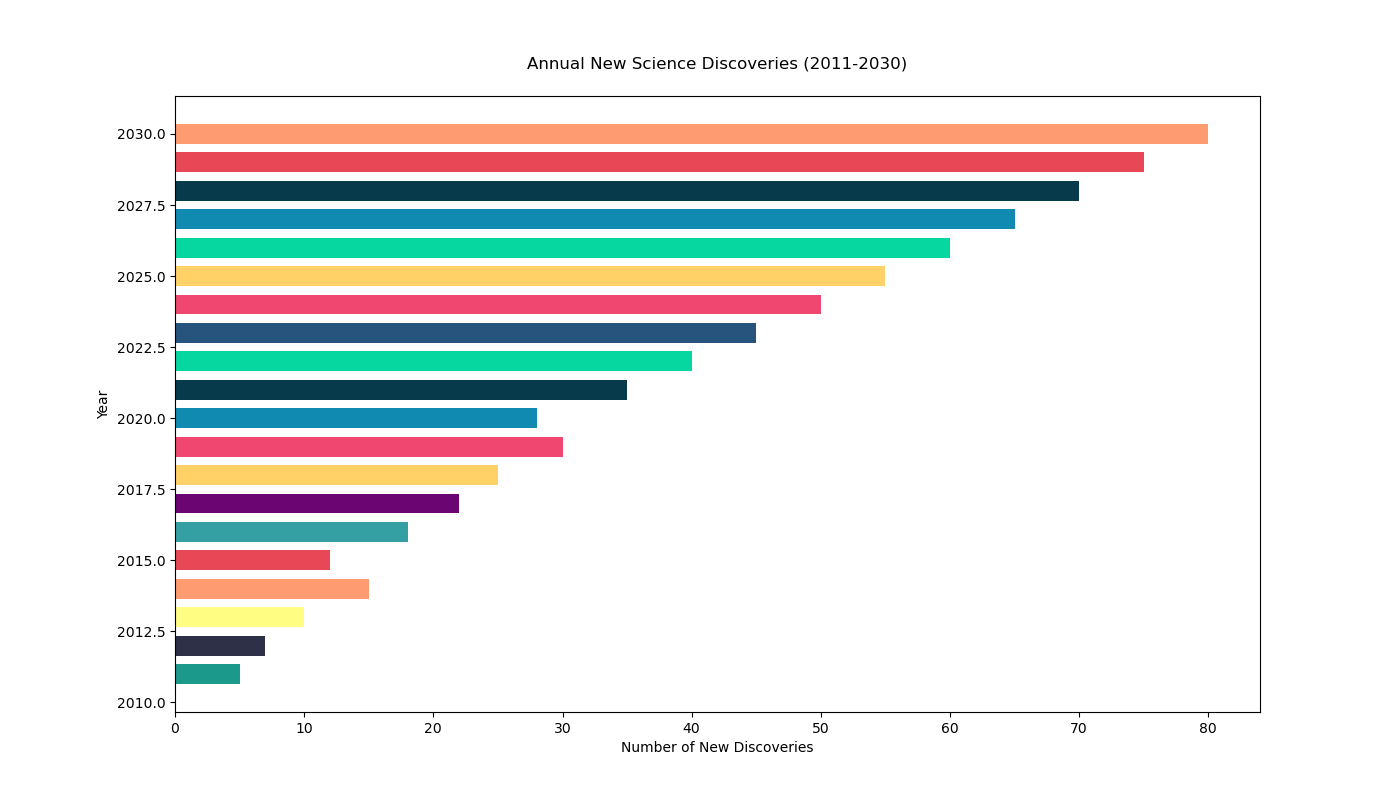

Write the Python code that produced this figure.

import matplotlib.pyplot as plt

# Data
years = [
    2011, 2012, 2013, 2014, 2015,
    2016, 2017, 2018, 2019, 2020,
    2021, 2022, 2023, 2024, 2025,
    2026, 2027, 2028, 2029, 2030
]
new_science_discoveries = [
    5, 7, 10, 15, 12,
    18, 22, 25, 30, 28,
    35, 40, 45, 50, 55,
    60, 65, 70, 75, 80
]

# Plot configuration
plt.figure(figsize=(14, 8))
bars = plt.barh(years, new_science_discoveries, height=0.7, color=[
    '#1B998B', '#2D3047', '#FFFD82', '#FF9B71',
    '#E84855', '#34A0A4', '#6A0572', '#FFD166',
    '#EF476F', '#118AB2', '#073B4C', '#06D6A0',
    '#26547C', '#EF476F', '#FFD166', '#06D6A0',
    '#118AB2', '#073B4C', '#E84855', '#FF9B71'
])

# Axes labels and title
plt.xlabel('Number of New Discoveries')
plt.ylabel('Year')
plt.title('Annual New Science Discoveries (2011-2030)', pad=20)

# Show the plot
plt.show()
